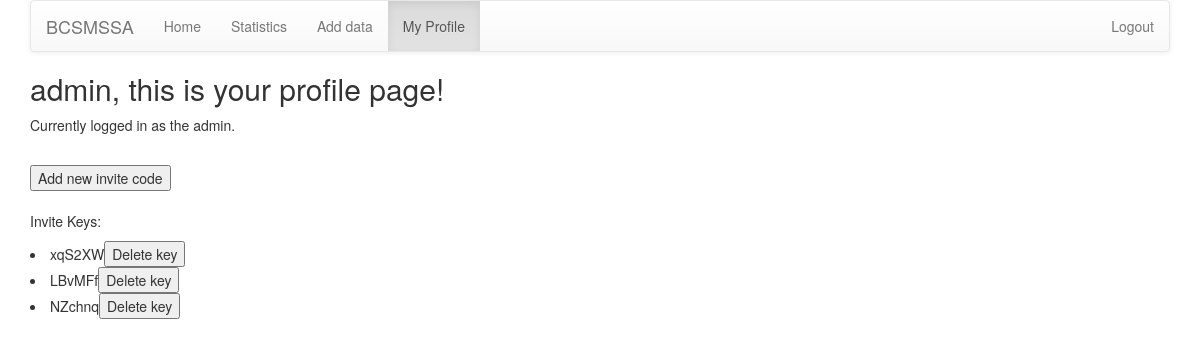
/profile/ (signed in), run on the app's committed database.
### stats/models.py (models this page shows, shortened)
class InviteKey( models.Model ):
    id = models.CharField(max_length=6, primary_key=True)

### stats/views.py (the view)
# urls.py: url(r'^profile/$', views.profile, name='profile'),
@login_required
def profile(request):
    if request.user.is_superuser:
        keys = InviteKey.objects.all()
        data = {'keys':keys}
        return render(request, 'stats/profile.html', data)
    return render(request, 'stats/profile.html', {})

### stats/templates/stats/profile.html (shortened to what this page needs)
{% extends 'stats/base.html' %}
{% block body %}
<h2>{{ user.username }}, this is your profile page!</h2>
    {% if user.is_superuser %}
        <p>Currently logged in as the admin.</p><br>
        <button id="addkeybtn">Add new invite code</button>
<br><br>
        <p>Invite Keys:</p>
        {% for k in keys %}
            <div class="{{ k.id }}_div">
                <li>
                    {{ k.id }}<button id="{{ k.id }}" class="del_btn">Delete key</button>
                </li>
            </div>
        {% endfor %}
    {% endif %}
{% endblock %}

### data on the page
InviteKey: id "xqS2XW"
InviteKey: id "LBvMFf"
InviteKey: id "NZchnq"

### other printed values
{{ user.username }} "admin"
